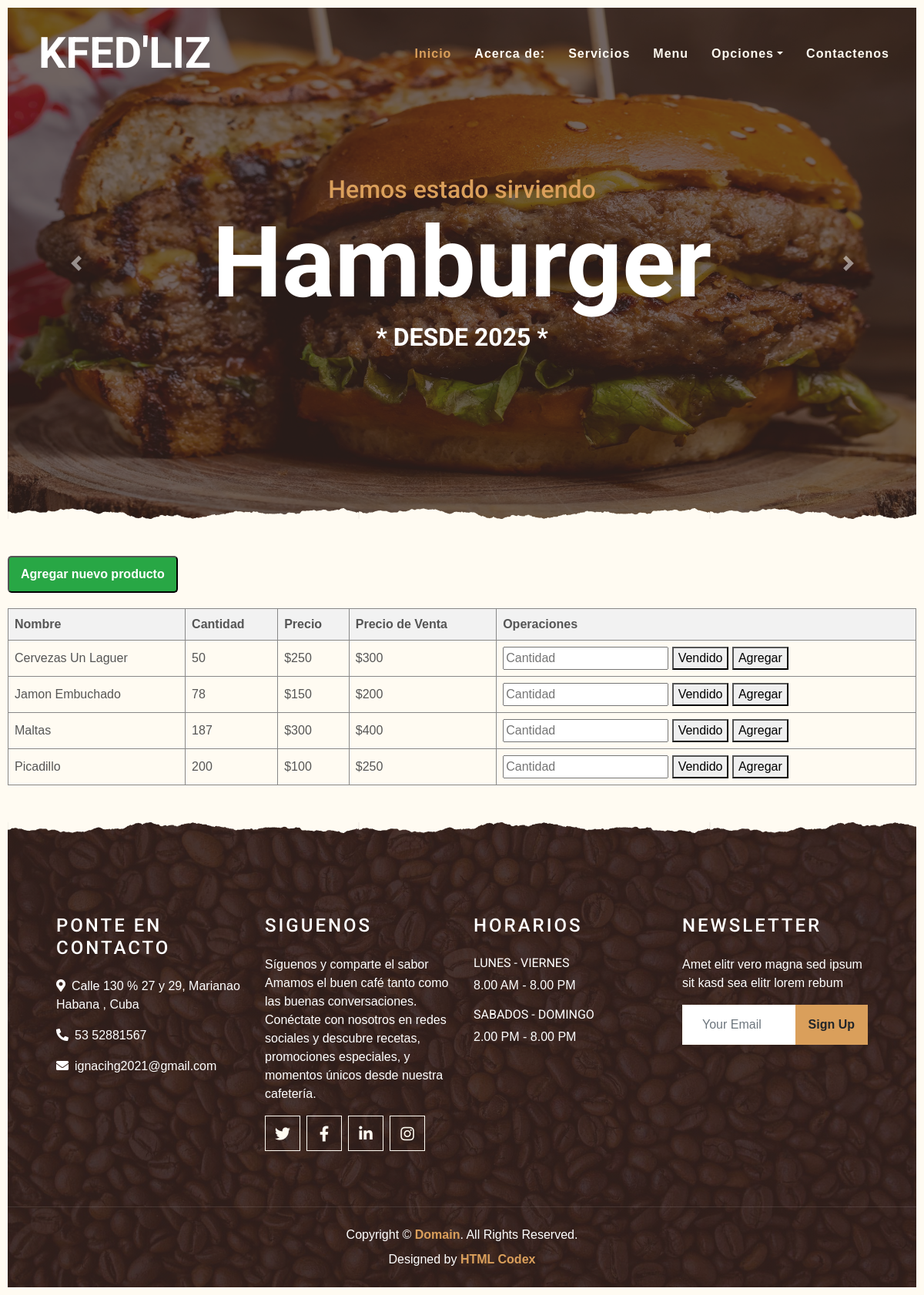
The page /Inventario on the database its author committed.
### tables this page shows
CREATE TABLE "productos" (
	"Nombre"	TEXT NOT NULL UNIQUE,
	"id"	INTEGER NOT NULL UNIQUE,
	"Cantidad"	NUMERIC NOT NULL,
	"Unidad"	TEXT,
	"Precio"	NUMERIC NOT NULL,
	"figura"	TEXT,
	"Tipo"	TEXT,
	"Descripcion"	TEXT,
	"PrecioV"	NUMERIC NOT NULL,
	PRIMARY KEY("id")
);

### api/__init__.py (the view)
    @app.route('/Inventario')
    def inventario():
        db = get_db()
        productos = db.execute('SELECT * FROM productos').fetchall()
        return render_template('Inventario.html', productos=productos)

### api/db.py (called while the page is built)
def get_db():
    if 'db' not in g:
        g.db = sqlite3.connect(
            current_app.config['DATABASE'],
            detect_types=sqlite3.PARSE_DECLTYPES
        )
        g.db.row_factory = sqlite3.Row
    return g.db

### templates/Inventario.html (shortened to what this page needs)
{% extends 'index.html' %}
{% block contenido%}
<head>
</head>
<div style="margin-bottom: 20px;">
	 <button onclick="abrirModal()" class="btn-agregar">Agregar nuevo producto</button>
</div>
<table id="tablaProductos">
    <thead>
        <tr>
            <th>Nombre</th>
            <th>Cantidad</th>
            <th>Precio</th>
            <th>Precio de Venta</th>
            <th>Operaciones</th>
        </tr>
    </thead>
    <tbody>
        {% for producto in productos %}
        <tr>
            <td>{{ producto['nombre'] }}</td>
            <td>{{ producto['cantidad'] }}</td>
            <td>${{ producto['precio'] }}</td>
            <td>${{ producto['precioV'] }}</td>
            <td>
                <form action="/vender/{{ producto['id'] }}" method="post" style="display:inline;">
                    <input type="number" name="cantidad_vendida" min="1"  placeholder="Cantidad" required>
                    <button type="submit">Vendido</button>
                    <button type="submit" formaction="/Incremento/{{ producto['id'] }}" name="accion" value="agregar" onclick="desactivarValidacion()">Agregar</button>
                </form>
            </td>
        </tr>
        {% endfor %}
    </tbody>
</table>
{% endblock %}

### templates/Inventario.html (style rules this page uses)
body { font-family: Arial, sans-serif; padding: 10px; }
table { width: 100%; border-collapse: collapse; margin-top: 1em; overflow-x: auto; }
th, td { border: 1px solid #888; padding: 8px; text-align: left; }
th { background-color: #f2f2f2; }
.btn-agregar { display: inline-block; padding: 10px 15px; background-color: #28a745; color: white; text-decoration: none; border-radius: 5px; font-weight: bold; }

### rows shown on the page
productos: nombre "Cervezas Un Laguer", cantidad "50", precio "250", precioV "300"
productos: nombre "Jamon Embuchado", cantidad "78", precio "150", precioV "200"
productos: nombre "Maltas", cantidad "187", precio "300", precioV "400"
productos: nombre "Picadillo", cantidad "200", precio "100", precioV "250"
